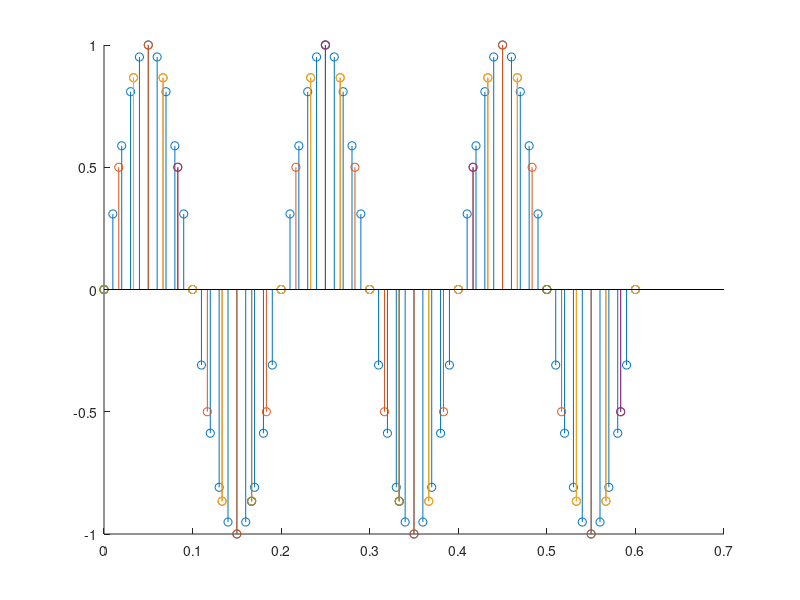

This chart was generated by the following MATLAB code:
hold on;

n2 = [0:0.01:0.6];
y2 = 1*sin(10*pi*n2);
stem(n2,y2);

n3 = [0:(1/60):0.6];
y3 = 1*sin(10*pi*n3);
stem(n3,y3);

n4 = [0:(1/30):0.6];
y4 = 1*sin(10*pi*n4);
stem(n4,y4);

n5 = [0:(1/12):0.6];
y5 = 1*sin(10*pi*n5);
stem(n5,y5);

n6 = [0:(1/6):0.6];
y6 = 1*sin(10*pi*n6);
stem(n6,y6)

% U can reconstruct every signal except the one sampled at 6Hz